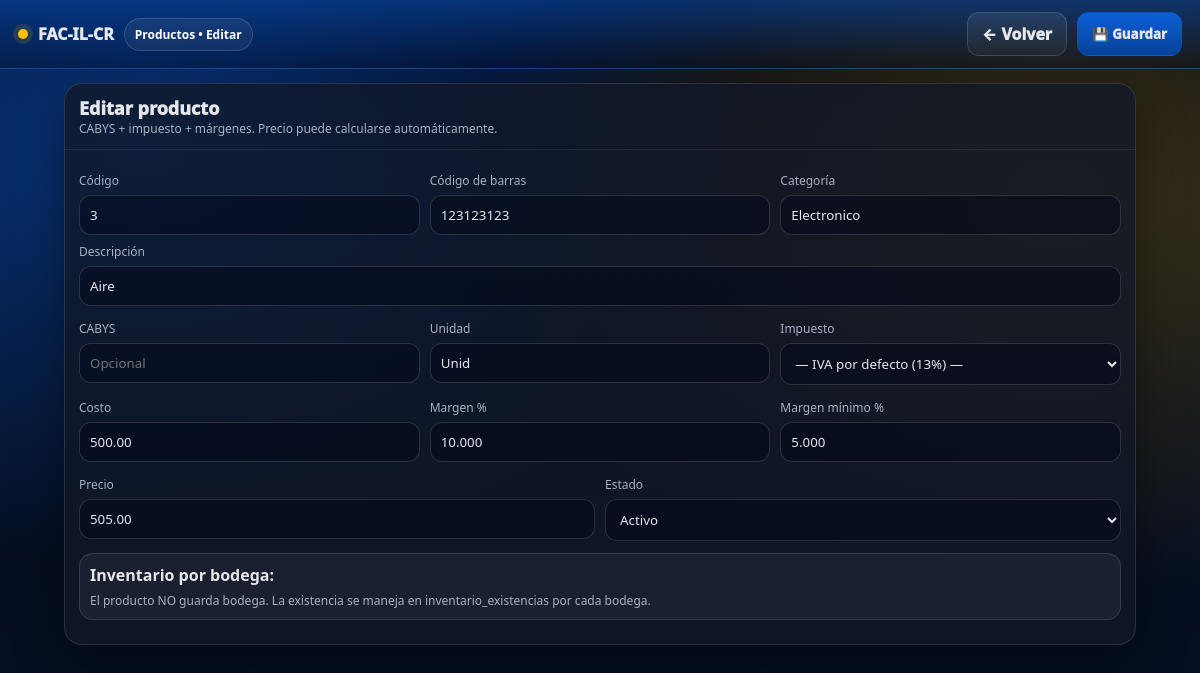
Page /productos_editar.php?id=2 (signed in) on the committed database.
### tables this page shows
CREATE TABLE `productos` (
  `id` int(11) NOT NULL,
  `empresa_id` int(11) NOT NULL,
  `codigo` varchar(50) NOT NULL,
  `codigo_barras` varchar(60) DEFAULT NULL,
  `descripcion` varchar(220) NOT NULL,
  `categoria` varchar(80) DEFAULT NULL,
  `cabys` varchar(20) DEFAULT NULL,
  `unidad` varchar(10) DEFAULT NULL,
  `costo` decimal(18,2) NOT NULL DEFAULT 0.00,
  `margen` decimal(6,3) NOT NULL DEFAULT 0.000,
  `margen_minimo` decimal(6,3) NOT NULL DEFAULT 0.000,
  `precio` decimal(18,2) NOT NULL DEFAULT 0.00,
  `impuesto_id` int(11) DEFAULT NULL,
  `estado` tinyint(4) NOT NULL DEFAULT 1,
  `created_at` timestamp NOT NULL DEFAULT current_timestamp(),
  `updated_at` timestamp NULL DEFAULT NULL ON UPDATE current_timestamp(),
  `stock_minimo` decimal(18,3) NOT NULL DEFAULT 0.000
);

### productos_editar.php (the view, shortened to what this page needs)
<?php
session_start(); require_once "config/db.php";
$empresa_id = (int)$_SESSION['empresa_id'];
function h($s){ return htmlspecialchars((string)$s, ENT_QUOTES, 'UTF-8'); }
$id = (int)($_GET['id'] ?? 0);
$st = $pdo->prepare("SELECT * FROM productos WHERE id=? AND empresa_id=? LIMIT 1");
$st->execute([$id,$empresa_id]);
$r = $st->fetch(PDO::FETCH_ASSOC);
?>
<!doctype html>
<html lang="es">
<head>
</head>
<body>
<div class="header">
  <div class="brand"><span class="dot"></span> FAC-IL-CR <span class="pill">Productos • Editar</span></div>
  <div style="display:flex;gap:10px;flex-wrap:wrap">
    <a class="btn" href="productos.php">← Volver</a>
    <button class="btn primary" form="f" type="submit">💾 Guardar</button>
  </div>
</div>
<div class="wrap">
  <div class="card">
    <div class="hd">
      <div>
        <div style="font-weight:1000;font-size:18px">Editar producto</div>
        <div class="small">CABYS + impuesto + márgenes. Precio puede calcularse automáticamente.</div>
      </div>
    </div>
    <div class="bd">
      <form id="f" method="post">
        <div class="grid3">
          <div>
            <div class="label">Código</div>
            <input class="input" name="codigo" value="<?=h($r['codigo'] ?? '')?>" required>
          </div>
          <div>
            <div class="label">Código de barras</div>
            <input class="input" name="codigo_barras" value="<?=h($r['codigo_barras'] ?? '')?>" placeholder="Opcional">
          </div>
          <div>
            <div class="label">Categoría</div>
            <input class="input" name="categoria" value="<?=h($r['categoria'] ?? '')?>" placeholder="Ej: Abarrotes">
          </div>
        </div>
        <div class="label">Descripción</div>
        <input class="input" name="descripcion" value="<?=h($r['descripcion'] ?? '')?>" required>
        <div class="grid3" style="margin-top:6px">
          <div>
            <div class="label">CABYS</div>
            <input class="input" name="cabys" value="<?=h($r['cabys'] ?? '')?>" placeholder="Opcional">
          </div>
          <div>
            <div class="label">Unidad</div>
            <input class="input" name="unidad" value="<?=h($r['unidad'] ?? '')?>" placeholder="Ej: Unid, kg">
          </div>
          <div>
            <div class="label">Impuesto</div>
            <select class="input" name="impuesto_id">
              <option value="">— IVA por defecto (13%) —</option>
            </select>
          </div>
        </div>
        <div class="grid3" style="margin-top:6px">
          <div>
            <div class="label">Costo</div>
            <input class="input" id="costo" name="costo" type="number" step="0.01" value="<?=h($r['costo'] ?? 0)?>" oninput="calcPrecio()">
          </div>
          <div>
            <div class="label">Margen %</div>
            <input class="input" id="margen" name="margen" type="number" step="0.001" value="<?=h($r['margen'] ?? 0)?>" oninput="calcPrecio()">
          </div>
          <div>
            <div class="label">Margen mínimo %</div>
            <input class="input" name="margen_minimo" type="number" step="0.001" value="<?=h($r['margen_minimo'] ?? 0)?>">
          </div>
        </div>
        <div class="grid2" style="margin-top:6px">
          <div>
            <div class="label">Precio</div>
            <input class="input" id="precio" name="precio" type="number" step="0.01" value="<?=h($r['precio'] ?? 0)?>" placeholder="Si está vacío se calcula por margen">
          </div>
          <div>
            <div class="label">Estado</div>
            <select class="input" name="estado">
              <option value="1" <?=(isset($r['estado']) && (int)$r['estado']===1)?'selected':''?>>Activo</option>
            </select>
          </div>
        </div>
        <div class="notice" style="margin-top:12px">
          <b>Inventario por bodega:</b>
          <div class="small" style="margin-top:6px">
            El producto NO guarda bodega. La existencia se maneja en <code>inventario_existencias</code> por cada bodega.
          </div>
        </div>
      </form>
    </div>
  </div>
</div>
</body>
</html>

### productos_editar.php (style rules this page uses)
:root { --azul:#0b5ed7; --azul-metal:#084298; --amarillo:#ffc107; --amarillo-metal:#ffca2c; --fondo:#071225; --card:rgba(17,24,39,.78); --borde:rgba(255,255,255,.12); --txt:#e5e7eb; --muted:#a7b0c2; --ok:#22c55e; --bad:#ef4444; }
* { box-sizing:border-box;font-family:system-ui,-apple-system,Segoe UI,Roboto,Arial }
body { margin:0;color:var(--txt); background: radial-gradient(1000px 680px at 12% 18%, rgba(11,94,215,.52), transparent 62%), radial-gradient(1000px 680px at 88% 24%, rgba(255,193,7,.22), transparent 60%), linear-gradient(180deg,#020617,var(--fondo)); min-height:100vh; }
.header { display:flex;align-items:center;justify-content:space-between;gap:14px; padding:12px 18px;border-bottom:1px solid rgba(255,255,255,.08); background:linear-gradient(180deg, rgba(8,66,152,.65), rgba(2,6,23,.25)); position:sticky;top:0;backdrop-filter: blur(12px); z-index:60; }
.brand { display:flex;align-items:center;gap:10px;font-weight:1000 }
.dot { width:10px;height:10px;border-radius:50%;background:var(--amarillo);box-shadow:0 0 0 5px rgba(255,193,7,.12) }
.pill { padding:7px 10px;border-radius:999px;border:1px solid rgba(255,255,255,.14);background:rgba(255,255,255,.06);font-size:12px;font-weight:900;color:#fff }
.btn { display:inline-flex;align-items:center;justify-content:center;gap:8px; padding:10px 14px;border-radius:12px;border:1px solid rgba(255,255,255,.14); background:linear-gradient(180deg,rgba(255,255,255,.08),rgba(255,255,255,.04)); color:var(--txt);font-weight:1000;cursor:pointer;text-decoration:none; }
.btn.primary { background:linear-gradient(180deg,var(--azul),var(--azul-metal));border-color:rgba(11,94,215,.45) }
.wrap { max-width:1100px;margin:auto;padding:14px }
.card { background:var(--card);border:1px solid var(--borde);border-radius:18px;box-shadow:0 18px 50px rgba(0,0,0,.45);overflow:hidden }
.card .hd { padding:12px 14px;border-bottom:1px solid rgba(255,255,255,.08);display:flex;justify-content:space-between;gap:10px;align-items:center }
.card .bd { padding:14px }
.input, select { width:100%;padding:10px;border-radius:12px;border:1px solid rgba(255,255,255,.14); background:rgba(2,6,23,.45);color:var(--txt);outline:none; }
.label { font-size:12px;color:var(--muted);margin:8px 0 6px }
.grid2 { display:grid;grid-template-columns:1fr 1fr;gap:10px }
.grid3 { display:grid;grid-template-columns:1fr 1fr 1fr;gap:10px }
.notice { padding:10px;border-radius:14px;border:1px solid rgba(255,255,255,.12);background:rgba(255,255,255,.05);margin-bottom:10px }
.small { font-size:12px;color:var(--muted) }

### rows in the picture
productos: codigo "3", codigo_barras "123123123", categoria "Electronico", descripcion "Aire", unidad "Unid", costo "500.00", margen "10.000", margen_minimo "5.000", precio "505.00", estado "Activo"
